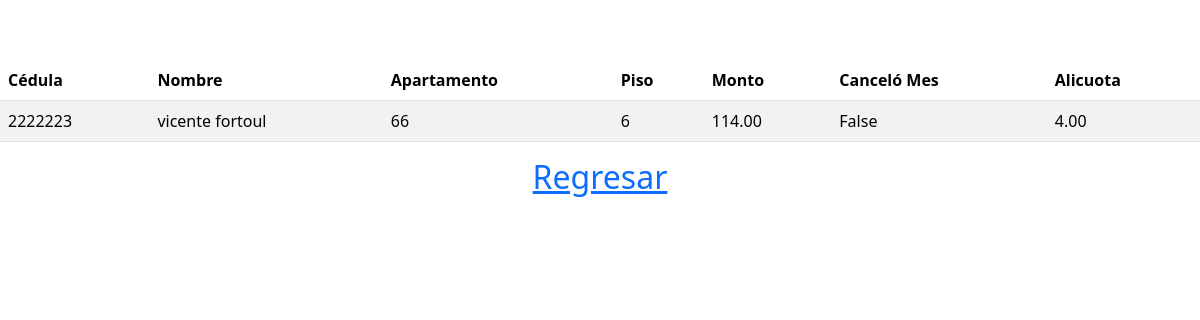
Screenshot of /detalle/4 with the database file from the repository.
### pago_condominio/models.py (models this page shows)
class Propietario(models.Model):
    cedula = models.IntegerField(default=0, unique=True)
    nombre = models.CharField(max_length=150)
    apartamento = models.IntegerField(default=0)
    piso = models.IntegerField(default=0)
    monto = models.DecimalField(default=0, max_digits=6, decimal_places=2)
    cancelar = models.BooleanField( default=False)
    alicuota = models.DecimalField(default=0, max_digits=4, decimal_places=2)
    def __str__(self):
        return str(self.cedula)

### pago_condominio/views.py (the view)
# urls.py: path('detalle/<int:pk>', views.PropietarioDetalle.as_view(template_name = "propietarios/detalle.html"), name='detalle'),
class PropietarioDetalle(DetailView):
    model = Propietario
    def get_context_data(self, **kwargs):
        context = super().get_context_data(**kwargs)
        print(context)
        return  context

### pago_condominio/templates/propietarios/detalle.html (shortened to what this page needs)
<!DOCTYPE html>
<html>
    <head>
        <link rel="stylesheet" href="">
        {% load bootstrap5 %}
        {% bootstrap_css %}
        {% load static %}
    </head>
    <body>
    <table class="table table-striped table-hover">
        <thead>
            <tr>
                <th>Cédula</th>
                <th>Nombre</th>
                <th>Apartamento</th>
                <th>Piso</th>
                <th>Monto</th>
                <th>Canceló Mes</th>
                <th>Alicuota</th>
            </tr>
        </thead>
                <td>{{object.cedula}}</td>
                <td>{{object.nombre}}</td>
                <td>{{object.apartamento}}</td>
                <td>{{object.piso}}</td>
                <td>{{object.monto}}</td>
                <td>{{object.cancelar}}</td>
                <td>{{object.alicuota}}</td>
    </table>
    <div class = "regresa">
        <a href="{% url 'muestra' %}"><h2>Regresar</h2></a>
    </div>
    </body>
</html>

### pago_condominio/templates/propietarios/detalle.html (style rules this page uses)
.table { margin-top:60px; }
.regresa { text-align:center; }

### rows the page displays
Propietario: cedula "2222223", nombre "vicente fortoul", apartamento "66", piso "6", monto "114.00", cancelar "False", alicuota "4.00"
